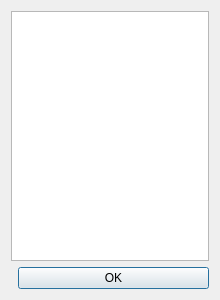
<?xml version="1.0" encoding="UTF-8"?>
<ui version="4.0">
 <class>WBQtMacrotextureDialog</class>
 <widget class="QDialog" name="WBQtMacrotextureDialog">
  <property name="geometry">
   <rect>
    <x>0</x>
    <y>0</y>
    <width>220</width>
    <height>300</height>
   </rect>
  </property>
  <property name="windowTitle">
   <string>Select Mactotexture</string>
  </property>
  <layout class="QVBoxLayout" name="rootLayout" stretch="1,0">
   <item>
    <widget class="QListWidget" name="list"/>
   </item>
   <item>
    <layout class="QHBoxLayout" name="buttonsRow">
     <item>
      <spacer name="buttonsSpacer">
       <property name="orientation">
        <enum>Qt::Horizontal</enum>
       </property>
      </spacer>
     </item>
     <item>
      <widget class="QPushButton" name="okBtn">
       <property name="text">
        <string>OK</string>
       </property>
       <property name="default">
        <bool>true</bool>
       </property>
      </widget>
     </item>
    </layout>
   </item>
  </layout>
 </widget>
 <resources/>
 <connections/>
</ui>
